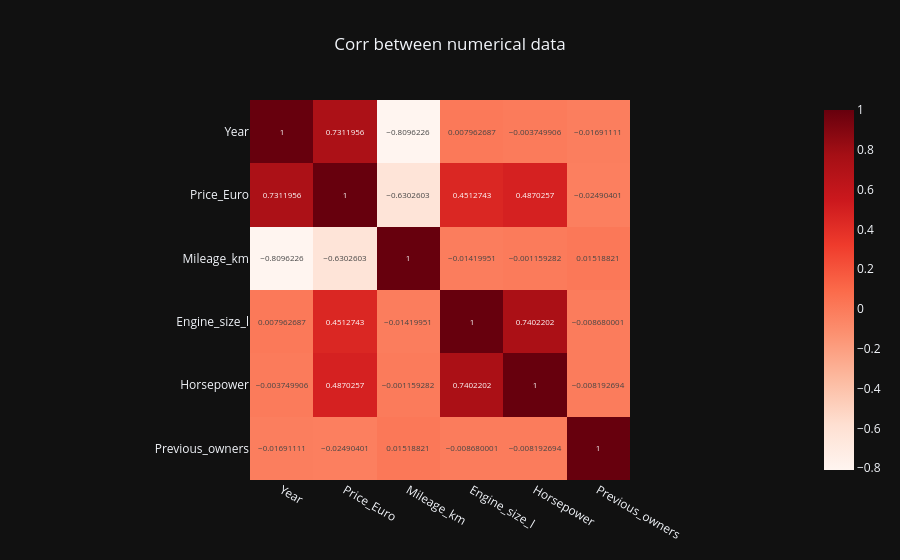

This figure's notebook cell:
### Code cell
#Figure8(Imshow for numerical data)
Figure8=px.imshow(df.corr(numeric_only=True),color_continuous_scale='Reds',text_auto=True,title='Corr between numerical data')
Figure8.update_layout(title_x=0.5,template='plotly_dark')
Figure8.show()

### Figure 1 — Plotly figure (JSON) as saved in the notebook; plotly's stock layout.template omitted (floating-point values rounded to 4 significant figures)
{"data": [{"coloraxis": "coloraxis", "hovertemplate": "x: %{x}<br>y: %{y}<br>color: %{z}<extra></extra>", "name": "0", "texttemplate": "%{z}", "type": "heatmap", "x": ["Year", "Price_Euro", "Mileage_km", "Engine_size_l", "Horsepower", "Previous_owners"], "xaxis": "x", "y": ["Year", "Price_Euro", "Mileage_km", "Engine_size_l", "Horsepower", "Previous_owners"], "yaxis": "y", "z": [[1.0, 0.7312, -0.8096, 0.007963, -0.00375, -0.01691], [0.7312, 1.0, -0.6303, 0.4513, 0.487, -0.0249], [-0.8096, -0.6303, 1.0, -0.0142, -0.001159, 0.01519], [0.007963, 0.4513, -0.0142, 1.0, 0.7402, -0.00868], [-0.00375, 0.487, -0.001159, 0.7402, 1.0, -0.008193], [-0.01691, -0.0249, 0.01519, -0.00868, -0.008193, 1.0]]}], "layout": {"coloraxis": {"autocolorscale": false, "colorscale": [[0, "rgb(255,245,240)"], [0.125, "rgb(254,224,210)"], [0.25, "rgb(252,187,161)"], [0.375, "rgb(252,146,114)"], [0.5, "rgb(251,106,74)"], [0.625, "rgb(239,59,44)"], [0.75, "rgb(203,24,29)"], [0.875, "rgb(165,15,21)"], [1, "rgb(103,0,13)"]]}, "title": {"text": "Corr between numerical data", "x": 0.5}, "xaxis": {"anchor": "y", "constrain": "domain", "domain": [0, 1], "scaleanchor": "y"}, "yaxis": {"anchor": "x", "autorange": "reversed", "constrain": "domain", "domain": [0, 1]}}}
